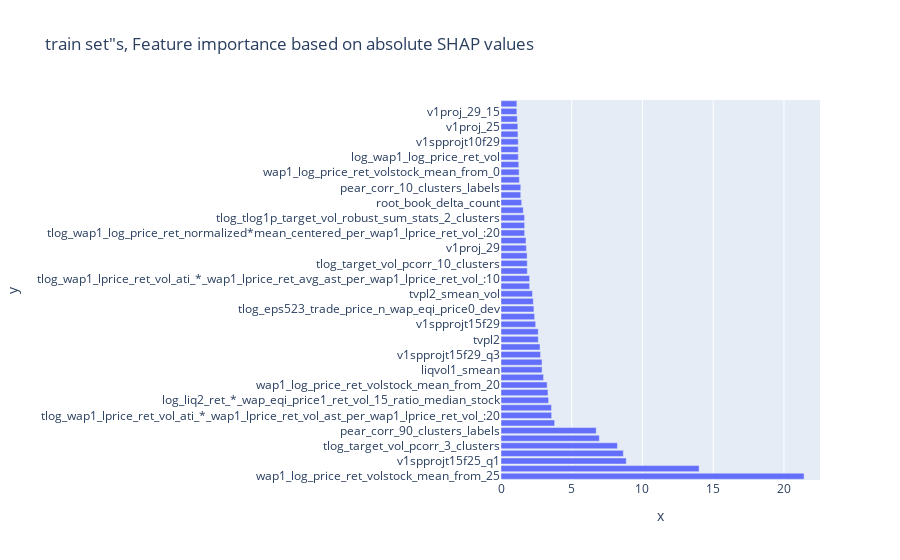
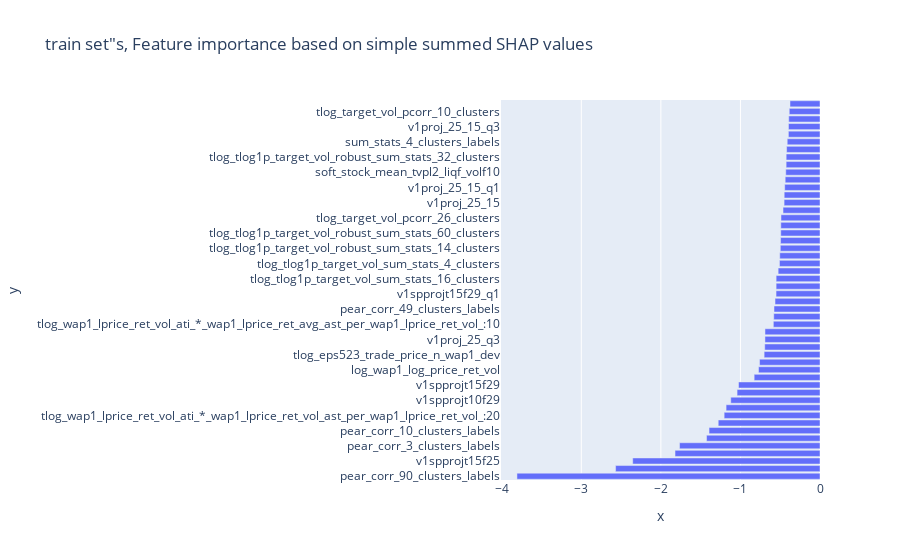
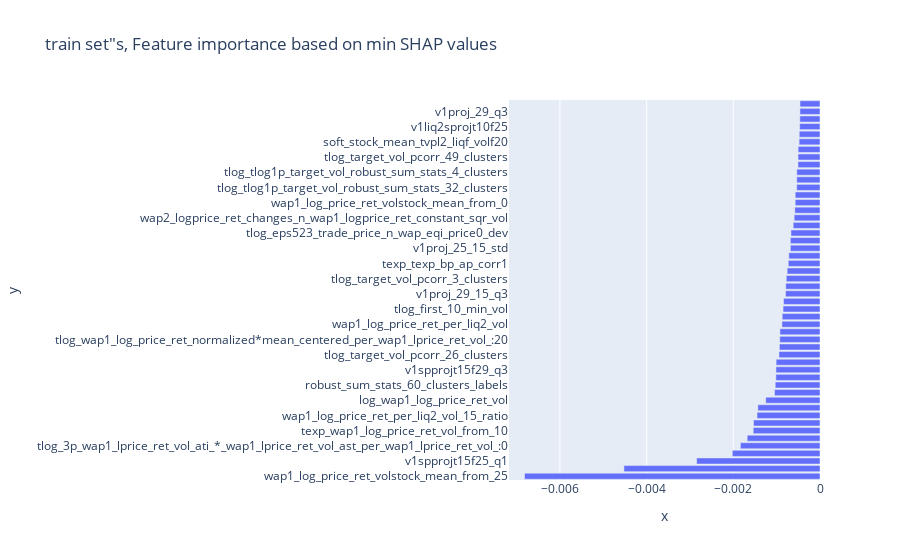
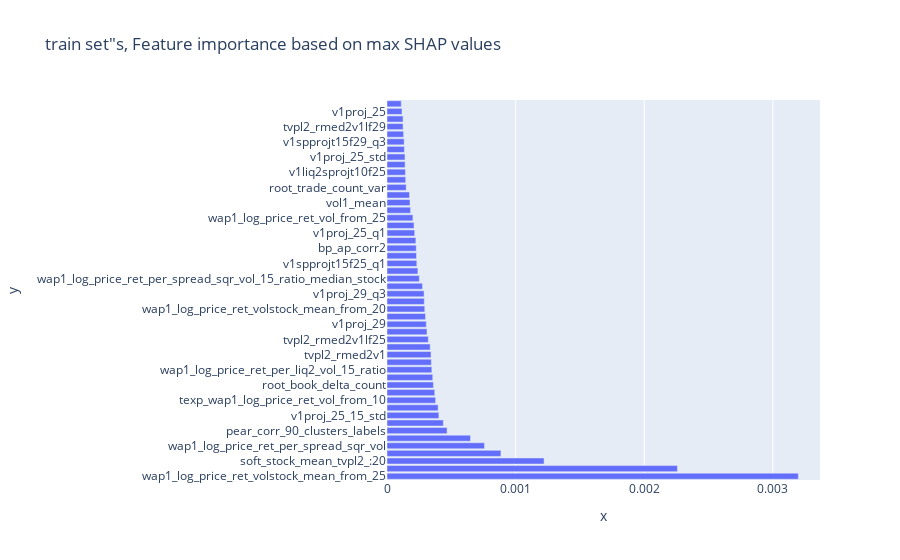

Notebook code cell kept with these figures, in order:
### Code cell
seed1 = 11
missing_value = -np.inf  # Replace with a suitable value


############ Best parameters Manual Start ############
num_rounds = 1135 #838 #study.trials[trial.number].user_attrs['best_iteration']
max_depth = 17
eta =  0.012302593098587278
subsample =  0.75
colsample_bytree =  0.8
gamma = 0
reg_alpha =  11
reg_lambda = 8
min_child_weight =  6
############ Best parameters Manual End ############

############ Best parameters Automatic Start ############
# best_trial = study.best_trial
# num_rounds = study.best_trial.user_attrs['best_iteration']
# print('final best iteration: ',num_rounds )
# seed1 = 11
# missing_value = -np.inf  # Replace with a suitable value
# max_depth = best_trial.params['max_depth']
# eta =  best_trial.params['eta']
# subsample =  best_trial.params['subsample']
# colsample_bytree =  best_trial.params['colsample_bytree']
# gamma =  best_trial.params['gamma']
# reg_alpha =  best_trial.params['reg_alpha']
# reg_lambda = best_trial.params['reg_lambda']
# min_child_weight = best_trial.params['min_child_weight']
############ Best parameters Automatic End ############





best_mlxtend_xgb_params = [max_depth,eta,subsample,colsample_bytree,gamma,reg_alpha,reg_lambda,min_child_weight,num_rounds]

best_params = { 'disable_default_eval_metric': 1,
              "max_depth": max_depth,
            "eta": eta,
            "subsample" : subsample,
            "colsample_bytree":  colsample_bytree,
            'gamma':gamma,
            'reg_alpha': reg_alpha,
            'reg_lambda': reg_lambda,
            'min_child_weight': min_child_weight,
            "tree_method": 'hist',
            "device": "cuda",
            "seed":seed1,
            #'missing': missing_value
               }

t_v_t = train_validate_n_test(df_train_reordered, df_test)
#final_reg,train_pred,test_pred,y_train,X_train,X_test,v1tr,v1ts,w_train,target_name = t_v_t.make_predictions(best_params,num_rounds)
target_name = 'target'

train_pred = pd.DataFrame(train_pred).rename(columns={'log_wap1_log_price_ret_vol':'target'})
train_pred['time_id'] = df_train_reordered['time_id']
train_pred['stock_id'] = df_train_reordered['stock_id']

y_train = pd.DataFrame(y_train).rename(columns={'log_wap1_log_price_ret_vol':'target'})
y_train['time_id'] = df_train_reordered['time_id']
y_train['stock_id'] = df_train_reordered['stock_id']

v1tr = pd.DataFrame(v1tr)
v1tr['time_id'] = df_train_reordered['time_id']
v1tr['stock_id'] = df_train_reordered['stock_id']
# v1tr['wap1_log_price_ret_vol'] = v1tr['log_wap1_log_price_ret_vol']
# v1tr.drop(columns=['log_wap1_log_price_ret_vol'], inplace=True)

test_pred = pd.DataFrame(test_pred).rename(columns={'log_wap1_log_price_ret_vol':'target'})
test_pred['time_id'] = df_test['time_id'].astype(int)
test_pred['stock_id'] = df_test['stock_id'].astype(int)

## # Merge the DataFrames on 'time_id' and 'stock_id' columns
os.chdir('/home/optimusprime/Desktop/peeterson/optiver/Optiver-Realized-Volatility-Prediction/data')
#os.chdir('/content/drive/MyDrive/optiver_real_vol/Final Submission/kaggle_submission_versions')

v1ts = pd.DataFrame(v1ts)
v1ts['time_id'] = df_test['time_id'].astype(int)
v1ts['stock_id'] = df_test['stock_id'].astype(int)
# v1ts['wap1_log_price_ret_vol'] = v1ts['log_wap1_log_price_ret_vol']
# v1ts.drop(columns=['log_wap1_log_price_ret_vol'], inplace=True)

train = pd.read_csv('train.csv')
X_test['time_id'] = df_test['time_id']
y_test_df = pd.merge(X_test[['time_id', 'stock_id']], train[['time_id', 'stock_id', 'target']], on=['time_id', 'stock_id'], how='left')
y_test_df['time_id'] = df_test['time_id'].astype(int)
y_test_df['stock_id'] = df_test['stock_id'].astype(int)
w_test = y_test_df[target_name] **-2 * v1ts['wap1_log_price_ret_vol']**2 
X_test.drop(columns=['time_id'], inplace=True)


train_shap_values_all, test_shap_values_all = t_v_t.evaluate_predictions(final_reg,test_pred, y_test_df,train_pred,y_train,X_train,X_test,v1tr,v1ts,w_train,w_test,best_mlxtend_xgb_params)




# ## save the best model with timestamp for future use.
# timestamp = datetime.now().strftime('%Y%m%d_%H%M%S')
# filename = f'xgb_gpu_{timestamp}.pkl'
# os.chdir('/content/drive/MyDrive/optiver_real_vol/Xgboost_gpu_models/xgb_gpu_model_registry')
# with open(filename, 'wb') as file:
#     pickle.dump(final_reg, file)
# print(f'Model saved to: {filename}')
# os.chdir('/content/drive/MyDrive/optiver_real_vol/Datasets/liquidity_features')


# del study, trial,t_v_t,final_reg,test_pred, y_test,train_pred,y_train
# gc.collect()

### Figure 1 — Plotly figure (JSON) as saved in the notebook; plotly's stock layout.template omitted (floating-point values rounded to 4 significant figures)
{"data": [{"alignmentgroup": "True", "hovertemplate": "x=%{x}<br>y=%{y}<extra></extra>", "legendgroup": "", "marker": {"color": "#636efa", "pattern": {"shape": ""}}, "name": "", "offsetgroup": "", "orientation": "h", "showlegend": false, "textposition": "auto", "type": "bar", "x": [21.42, 14.0, 8.854, 8.646, 8.228, 6.951, 6.729, 3.791, 3.58, 3.57, 3.365, 3.323, 3.262, 3.008, 2.905, 2.899, 2.798, 2.76, 2.634, 2.63, 2.451, 2.375, 2.326, 2.284, 2.225, 2.022, 2.021, 1.859, 1.857, 1.845, 1.795, 1.765, 1.674, 1.671, 1.667, 1.573, 1.461, 1.397, 1.396, 1.297, 1.282, 1.257, 1.223, 1.219, 1.218, 1.198, 1.189, 1.15, 1.121, 1.12], "xaxis": "x", "y": ["wap1_log_price_ret_volstock_mean_from_25", "v1spprojt15f25", "v1spprojt15f25_q1", "soft_stock_mean_tvpl2_:20", "tlog_target_vol_pcorr_3_clusters", "root_trade_count_smean", "pear_corr_90_clusters_labels", "robust_sum_stats_60_clusters_labels", "tlog_wap1_lprice_ret_vol_ati_*_wap1_lprice_ret_vol_ast_per_wap1_lprice_ret_vol_:20", "v1proj_29_15_q3", "log_liq2_ret_*_wap_eqi_price1_ret_vol_15_ratio_median_stock", "tlog_wap1_lprice_ret_vol_ati_*_wap1_lprice_ret_avg_ast_per_wap1_lprice_ret_vol_:0", "wap1_log_price_ret_volstock_mean_from_20", "vol1_mean", "liqvol1_smean", "texp_wap1_log_price_ret_vol_from_20", "v1spprojt15f29_q3", "soft_stock_mean_tvpl2_liqf_volf20", "tvpl2", "v1proj_29_q3", "v1spprojt15f29", "tvpl2_rmed2v1", "tlog_eps523_trade_price_n_wap_eqi_price0_dev", "root_trade_count", "tvpl2_smean_vol", "v1liq2sprojt5f25", "tlog_wap1_lprice_ret_vol_ati_*_wap1_lprice_ret_avg_ast_per_wap1_lprice_ret_vol_:10", "wap1_log_price_ret_vol_from_25", "tlog_target_vol_pcorr_10_clusters", "v1proj_25_15_std", "v1proj_29", "pear_corr_3_clusters_labels", "tlog_wap1_log_price_ret_normalized*mean_centered_per_wap1_lprice_ret_vol_:20", "tlog_wap1_lprice_ret_vol_ati_*_wap1_lprice_ret_avg_ast_per_wap1_lprice_ret_vol_:20", "tlog_tlog1p_target_vol_robust_sum_stats_2_clusters", "v1liq2sprojt10f25", "root_book_delta_count", "wap1_log_price_ret_per_spread_sqr_vol_15_ratio_median_stock", "pear_corr_10_clusters_labels", "wap1_log_price_ret_volstock_mean_from_10", "wap1_log_price_ret_volstock_mean_from_0", "texp_wap1_log_price_ret_vol_from_10", "log_wap1_log_price_ret_vol", "wap1_log_price_ret_per_liq2_vol_15_ratio", "v1spprojt10f29", "tvpl2_rmed2v1lf25", "v1proj_25", "v1proj_25_std", "v1proj_29_15", "tlog_tlog1p_target_vol_robust_sum_stats_4_clusters"], "yaxis": "y"}], "layout": {"barmode": "relative", "legend": {"tracegroupgap": 0}, "title": {"text": "train set\"s, Feature importance based on absolute SHAP values"}, "xaxis": {"anchor": "y", "domain": [0, 1], "title": {"text": "x"}}, "yaxis": {"anchor": "x", "domain": [0, 1], "title": {"text": "y"}}}}

### Figure 2 — Plotly figure (JSON) as saved in the notebook; plotly's stock layout.template omitted (floating-point values rounded to 4 significant figures)
{"data": [{"alignmentgroup": "True", "hovertemplate": "x=%{x}<br>y=%{y}<extra></extra>", "legendgroup": "", "marker": {"color": "#636efa", "pattern": {"shape": ""}}, "name": "", "offsetgroup": "", "orientation": "h", "showlegend": false, "textposition": "auto", "type": "bar", "x": [-3.809, -2.569, -2.354, -1.822, -1.765, -1.426, -1.395, -1.279, -1.205, -1.18, -1.121, -1.042, -1.024, -0.8275, -0.773, -0.7596, -0.7022, -0.6947, -0.692, -0.6914, -0.5865, -0.5813, -0.5782, -0.5653, -0.5524, -0.5517, -0.5514, -0.526, -0.5094, -0.5061, -0.4987, -0.4954, -0.4934, -0.4925, -0.4902, -0.4647, -0.4514, -0.45, -0.4437, -0.4376, -0.4303, -0.4256, -0.4251, -0.4196, -0.412, -0.3972, -0.3961, -0.3931, -0.3866, -0.3772], "xaxis": "x", "y": ["pear_corr_90_clusters_labels", "robust_sum_stats_60_clusters_labels", "v1spprojt15f25", "v1spprojt15f25_q1", "pear_corr_3_clusters_labels", "tlog_tlog1p_target_vol_robust_sum_stats_2_clusters", "pear_corr_10_clusters_labels", "wap1_log_price_ret_volstock_mean_from_0", "tlog_wap1_lprice_ret_vol_ati_*_wap1_lprice_ret_vol_ast_per_wap1_lprice_ret_vol_:20", "wap1_log_price_ret_volstock_mean_from_10", "v1spprojt10f29", "tlog_eps523_trade_price_n_wap_eqi_price0_dev", "v1spprojt15f29", "wap1_log_price_ret_volstock_mean_from_20", "log_wap1_log_price_ret_vol", "soft_stock_mean_tvpl2_liqf", "tlog_eps523_trade_price_n_wap1_dev", "tlog_3p_wap1_lprice_ret_vol_ati_*_wap1_lprice_ret_vol_ast_per_wap1_lprice_ret_vol_:0", "v1proj_25_q3", "v1spprojtf29_q1", "tlog_wap1_lprice_ret_vol_ati_*_wap1_lprice_ret_avg_ast_per_wap1_lprice_ret_vol_:10", "wap1_log_price_ret_per_liq2_vol", "pear_corr_49_clusters_labels", "tlog_wap1_lprice_ret_vol_ati_*_wap1_lprice_ret_vol_ast_per_wap1_lprice_ret_vol_:10", "v1spprojt15f29_q1", "tlog_first_10_min_vol", "tlog_tlog1p_target_vol_sum_stats_16_clusters", "v1liq2sprojt10f25", "tlog_tlog1p_target_vol_sum_stats_4_clusters", "tlog_wap1_lprice_ret_vol_ati_*_wap1_lprice_ret_avg_ast_per_wap1_lprice_ret_vol_:0", "tlog_tlog1p_target_vol_robust_sum_stats_14_clusters", "tlog_tlog1p_target_vol_sum_stats_30_clusters", "tlog_tlog1p_target_vol_robust_sum_stats_60_clusters", "v1spprojt15f25_q3", "tlog_target_vol_pcorr_26_clusters", "tlog_eps1e4_trade_price_real_vol", "v1proj_25_15", "tlog_tlog1p_target_vol_robust_sum_stats_4_clusters", "v1proj_25_15_q1", "tlog_tlog1p_target_vol_robust_sum_stats_20_clusters", "soft_stock_mean_tvpl2_liqf_volf10", "v1proj_20", "tlog_tlog1p_target_vol_robust_sum_stats_32_clusters", "tlog_target_vol_pcorr_49_clusters", "sum_stats_4_clusters_labels", "log_liq2_ret_*_wap_eqi_price1_ret_vol_15_ratio_median_stock", "v1proj_25_15_q3", "tlog_tlog1p_target_vol_sum_stats_10_clusters", "tlog_target_vol_pcorr_10_clusters", "tlog_tlinear_sad_bid_price2"], "yaxis": "y"}], "layout": {"barmode": "relative", "legend": {"tracegroupgap": 0}, "title": {"text": "train set\"s, Feature importance based on simple summed SHAP values"}, "xaxis": {"anchor": "y", "domain": [0, 1], "title": {"text": "x"}}, "yaxis": {"anchor": "x", "domain": [0, 1], "title": {"text": "y"}}}}

### Figure 3 — Plotly figure (JSON) as saved in the notebook; plotly's stock layout.template omitted (floating-point values rounded to 4 significant figures)
{"data": [{"alignmentgroup": "True", "hovertemplate": "x=%{x}<br>y=%{y}<extra></extra>", "legendgroup": "", "marker": {"color": "#636efa", "pattern": {"shape": ""}}, "name": "", "offsetgroup": "", "orientation": "h", "showlegend": false, "textposition": "auto", "type": "bar", "x": [-0.006816, -0.004523, -0.002846, -0.002023, -0.001836, -0.001679, -0.00154, -0.001533, -0.001453, -0.001433, -0.001252, -0.001048, -0.001033, -0.001018, -0.001016, -0.001012, -0.0009464, -0.0009369, -0.000928, -0.0009247, -0.000878, -0.0008714, -0.000852, -0.0008397, -0.0007943, -0.0007901, -0.0007781, -0.0007583, -0.0007327, -0.0007187, -0.0006834, -0.0006832, -0.0006702, -0.0006183, -0.0005957, -0.0005809, -0.0005722, -0.0005715, -0.000538, -0.0005362, -0.0005352, -0.0005083, -0.0005064, -0.0005041, -0.0004822, -0.000479, -0.0004683, -0.0004645, -0.0004629, -0.000461], "xaxis": "x", "y": ["wap1_log_price_ret_volstock_mean_from_25", "v1spprojt15f25", "v1spprojt15f25_q1", "texp_wap1_log_price_ret_vol_from_20", "tlog_3p_wap1_lprice_ret_vol_ati_*_wap1_lprice_ret_vol_ast_per_wap1_lprice_ret_vol_:0", "tlog_wap1_lprice_ret_vol_ati_*_wap1_lprice_ret_vol_ast_per_wap1_lprice_ret_vol_:20", "texp_wap1_log_price_ret_vol_from_10", "vol1_mean", "wap1_log_price_ret_per_liq2_vol_15_ratio", "wap1_log_price_ret_volstock_mean_from_20", "log_wap1_log_price_ret_vol", "tlog_wap1_lprice_ret_vol_ati_*_wap1_lprice_ret_vol_ast_per_wap1_lprice_ret_vol_:10", "robust_sum_stats_60_clusters_labels", "log_liq2_ret_*_wap_eqi_price1_ret_vol", "v1spprojt15f29_q3", "tlog_target_vol_pcorr_10_clusters", "tlog_target_vol_pcorr_26_clusters", "tlog_wap1_lprice_ret_vol_ati_*_wap1_lprice_ret_avg_ast_per_wap1_lprice_ret_vol_:0", "tlog_wap1_log_price_ret_normalized*mean_centered_per_wap1_lprice_ret_vol_:20", "log_liq2_ret_*_wap_eqi_price1_ret_vol_15_ratio_median_stock", "wap1_log_price_ret_per_liq2_vol", "tvpl2_rmed2v1", "tlog_first_10_min_vol", "tlog_wap1_lprice_ret_vol_ati_*_wap1_lprice_ret_avg_ast_per_wap1_lprice_ret_vol_:10", "v1proj_29_15_q3", "tlog_wap1_lprice_ret_vol_ati_*_wap1_lprice_ret_avg_ast_per_wap1_lprice_ret_vol_:20", "tlog_target_vol_pcorr_3_clusters", "pear_corr_90_clusters_labels", "texp_texp_bp_ap_corr1", "v1spprojt15f29", "v1proj_25_15_std", "wap1_log_price_ret_volstock_mean_from_10", "tlog_eps523_trade_price_n_wap_eqi_price0_dev", "v1proj_29", "wap2_logprice_ret_changes_n_wap1_logprice_ret_constant_sqr_vol", "wap1_log_price_ret_neg_log_liq_ret_sqr_vol", "wap1_log_price_ret_volstock_mean_from_0", "soft_stock_mean_tvpl2_:20", "tlog_tlog1p_target_vol_robust_sum_stats_32_clusters", "root_trade_count", "tlog_tlog1p_target_vol_robust_sum_stats_4_clusters", "v1spprojtf25_q3", "tlog_target_vol_pcorr_49_clusters", "wap1_log_price_ret_vol_from_25", "soft_stock_mean_tvpl2_liqf_volf20", "wap1_log_price_ret_pos_log_liq_ret_sqr_vol", "v1liq2sprojt10f25", "tlog_tlog1p_target_vol_robust_sum_stats_2_clusters", "v1proj_29_q3", "v1liq2sprojt5f25"], "yaxis": "y"}], "layout": {"barmode": "relative", "legend": {"tracegroupgap": 0}, "title": {"text": "train set\"s, Feature importance based on min SHAP values"}, "xaxis": {"anchor": "y", "domain": [0, 1], "title": {"text": "x"}}, "yaxis": {"anchor": "x", "domain": [0, 1], "title": {"text": "y"}}}}

### Figure 4 — Plotly figure (JSON) as saved in the notebook; plotly's stock layout.template omitted (floating-point values rounded to 4 significant figures)
{"data": [{"alignmentgroup": "True", "hovertemplate": "x=%{x}<br>y=%{y}<extra></extra>", "legendgroup": "", "marker": {"color": "#636efa", "pattern": {"shape": ""}}, "name": "", "offsetgroup": "", "orientation": "h", "showlegend": false, "textposition": "auto", "type": "bar", "x": [0.003198, 0.002258, 0.001221, 0.0008857, 0.0007578, 0.0006492, 0.0004671, 0.0004381, 0.0004031, 0.0003973, 0.0003779, 0.0003712, 0.0003609, 0.0003556, 0.0003485, 0.0003448, 0.0003422, 0.0003357, 0.0003209, 0.0003109, 0.0003057, 0.0002994, 0.0002936, 0.0002901, 0.0002883, 0.0002758, 0.0002514, 0.0002401, 0.0002318, 0.0002292, 0.0002273, 0.0002243, 0.0002152, 0.0002099, 0.0002014, 0.0001833, 0.000179, 0.000175, 0.0001492, 0.0001453, 0.0001434, 0.0001407, 0.0001398, 0.0001354, 0.0001334, 0.0001292, 0.0001249, 0.0001248, 0.0001168, 0.0001107], "xaxis": "x", "y": ["wap1_log_price_ret_volstock_mean_from_25", "root_trade_count_smean", "soft_stock_mean_tvpl2_:20", "root_trade_count", "wap1_log_price_ret_per_spread_sqr_vol", "texp_wap1_log_price_ret_vol_from_20", "pear_corr_90_clusters_labels", "tvpl2", "v1proj_25_15_std", "v1proj_29_15", "texp_wap1_log_price_ret_vol_from_10", "tlog_target_vol_pcorr_3_clusters", "root_book_delta_count", "v1spprojt15f25", "wap1_log_price_ret_per_liq2_vol_15_ratio", "tvpl2_smean_vol", "tvpl2_rmed2v1", "v1proj_29_15_q3", "tvpl2_rmed2v1lf25", "liqvol1_smean", "v1proj_29", "soft_stock_mean_tvpl2_liqf_volf20", "wap1_log_price_ret_volstock_mean_from_20", "tlog_wap1_log_price_ret_normalized*mean_centered_per_wap1_lprice_ret_vol_:20", "v1proj_29_q3", "texp_texp_bp_ap_corr1", "wap1_log_price_ret_per_spread_sqr_vol_15_ratio_median_stock", "tlog_wap1_lprice_ret_vol_ati_*_wap1_lprice_ret_avg_ast_per_wap1_lprice_ret_vol_:0", "v1spprojt15f25_q1", "tlog_wap1_lprice_ret_vol_ati_*_wap1_lprice_ret_avg_ast_per_wap1_lprice_ret_vol_:10", "bp_ap_corr2", "log_liq2_ret_*_wap_eqi_price1_ret_vol_15_ratio_median_stock", "v1proj_25_q1", "v1proj_20_std", "wap1_log_price_ret_vol_from_25", "v1spprojtf25_q3", "vol1_mean", "robust_sum_stats_60_clusters_labels", "root_trade_count_var", "v1proj_25_15", "v1liq2sprojt10f25", "tlog_wap1_lprice_ret_vol_ati_*_wap1_lprice_ret_avg_ast_per_wap1_lprice_ret_vol_:20", "v1proj_25_std", "v1spprojtf29_q1", "v1spprojt15f29_q3", "tvpl2_liqf29", "tvpl2_rmed2v1lf29", "v1liq2sprojt5f25", "v1proj_25", "tlog_wap1_lprice_ret_vol_ati_*_wap1_lprice_ret_vol_ast_per_wap1_lprice_ret_vol_:20"], "yaxis": "y"}], "layout": {"barmode": "relative", "legend": {"tracegroupgap": 0}, "title": {"text": "train set\"s, Feature importance based on max SHAP values"}, "xaxis": {"anchor": "y", "domain": [0, 1], "title": {"text": "x"}}, "yaxis": {"anchor": "x", "domain": [0, 1], "title": {"text": "y"}}}}
